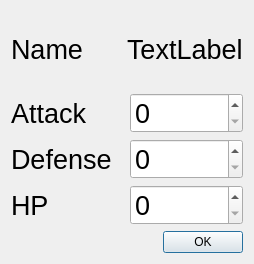
<?xml version="1.0" encoding="UTF-8"?>
<ui version="4.0">
 <class>PlayerEditDialog</class>
 <widget class="QDialog" name="PlayerEditDialog">
  <property name="geometry">
   <rect>
    <x>0</x>
    <y>0</y>
    <width>254</width>
    <height>264</height>
   </rect>
  </property>
  <property name="windowTitle">
   <string>Dialog</string>
  </property>
  <layout class="QGridLayout" name="gridLayout">
   <item row="0" column="0">
    <layout class="QHBoxLayout" name="horizontalLayout">
     <item>
      <widget class="QLabel" name="label">
       <property name="font">
        <font>
         <pointsize>20</pointsize>
        </font>
       </property>
       <property name="text">
        <string>Name</string>
       </property>
      </widget>
     </item>
     <item>
      <widget class="QLabel" name="_name">
       <property name="font">
        <font>
         <pointsize>20</pointsize>
        </font>
       </property>
       <property name="text">
        <string>TextLabel</string>
       </property>
      </widget>
     </item>
    </layout>
   </item>
   <item row="1" column="0">
    <layout class="QHBoxLayout" name="horizontalLayout_2">
     <item>
      <widget class="QLabel" name="label_2">
       <property name="font">
        <font>
         <pointsize>20</pointsize>
        </font>
       </property>
       <property name="text">
        <string>Attack</string>
       </property>
      </widget>
     </item>
     <item>
      <widget class="QSpinBox" name="_attack">
       <property name="font">
        <font>
         <pointsize>20</pointsize>
        </font>
       </property>
      </widget>
     </item>
    </layout>
   </item>
   <item row="2" column="0">
    <layout class="QHBoxLayout" name="horizontalLayout_3">
     <item>
      <widget class="QLabel" name="label_3">
       <property name="font">
        <font>
         <pointsize>20</pointsize>
        </font>
       </property>
       <property name="text">
        <string>Defense</string>
       </property>
      </widget>
     </item>
     <item>
      <widget class="QSpinBox" name="_defense">
       <property name="font">
        <font>
         <pointsize>20</pointsize>
        </font>
       </property>
      </widget>
     </item>
    </layout>
   </item>
   <item row="3" column="0">
    <layout class="QHBoxLayout" name="horizontalLayout_4">
     <item>
      <widget class="QLabel" name="label_5">
       <property name="font">
        <font>
         <pointsize>20</pointsize>
        </font>
       </property>
       <property name="text">
        <string>HP</string>
       </property>
      </widget>
     </item>
     <item>
      <widget class="QSpinBox" name="_healthPoints">
       <property name="font">
        <font>
         <pointsize>20</pointsize>
        </font>
       </property>
      </widget>
     </item>
    </layout>
   </item>
   <item row="4" column="0">
    <widget class="QDialogButtonBox" name="buttonBox">
     <property name="orientation">
      <enum>Qt::Horizontal</enum>
     </property>
     <property name="standardButtons">
      <set>QDialogButtonBox::Ok</set>
     </property>
    </widget>
   </item>
  </layout>
 </widget>
 <resources/>
 <connections>
  <connection>
   <sender>buttonBox</sender>
   <signal>accepted()</signal>
   <receiver>PlayerEditDialog</receiver>
   <slot>accept()</slot>
   <hints>
    <hint type="sourcelabel">
     <x>248</x>
     <y>254</y>
    </hint>
    <hint type="destinationlabel">
     <x>157</x>
     <y>274</y>
    </hint>
   </hints>
  </connection>
  <connection>
   <sender>buttonBox</sender>
   <signal>rejected()</signal>
   <receiver>PlayerEditDialog</receiver>
   <slot>reject()</slot>
   <hints>
    <hint type="sourcelabel">
     <x>316</x>
     <y>260</y>
    </hint>
    <hint type="destinationlabel">
     <x>286</x>
     <y>274</y>
    </hint>
   </hints>
  </connection>
 </connections>
</ui>
